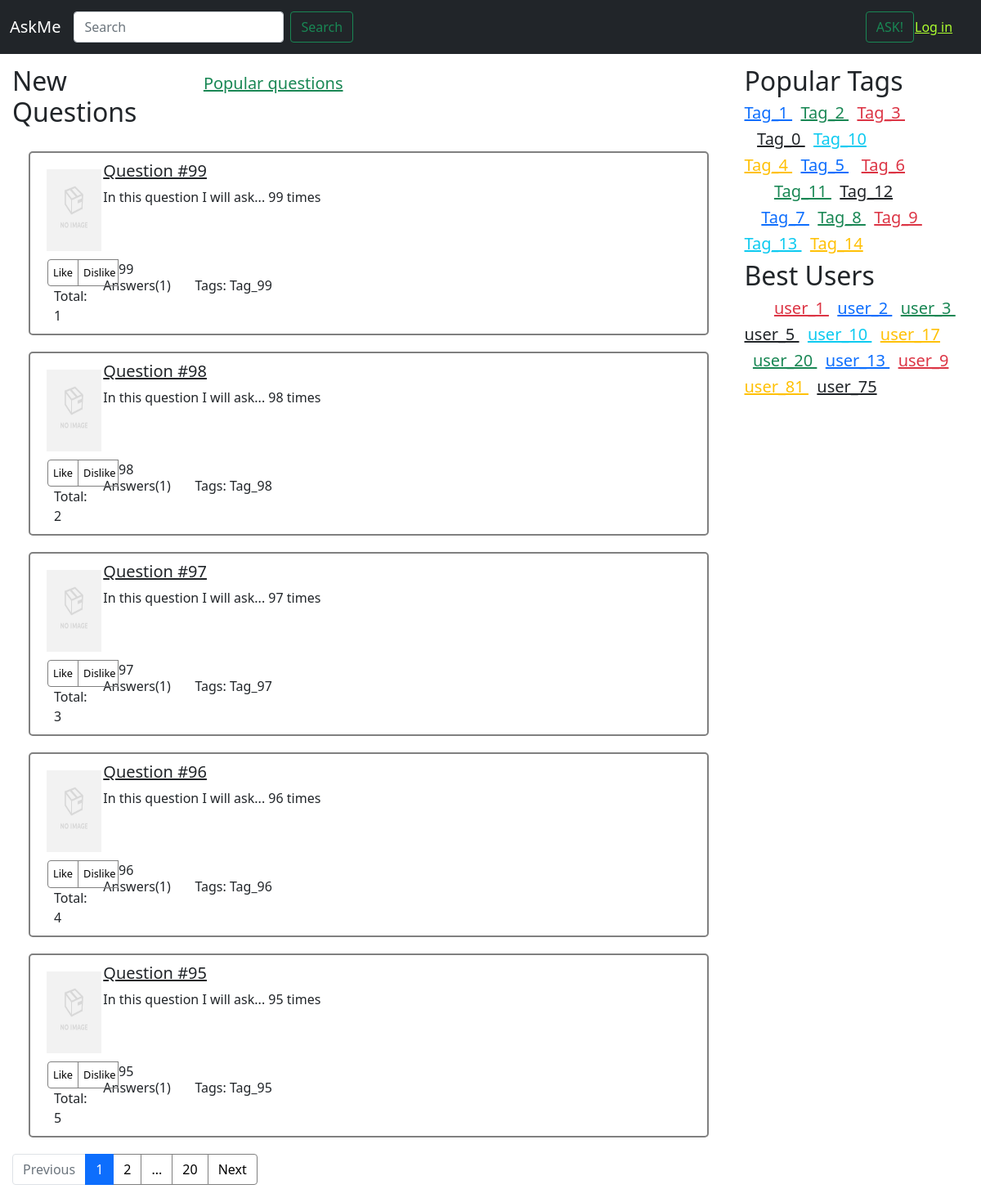
The page / on the database its author committed.
### app/models.py (models this page shows)
class Question(models.Model):
    question_id = models.IntegerField(default=0)
    title = models.CharField(max_length=100)
    text = models.CharField(max_length=500)
    author = models.ForeignKey(Profile, on_delete=CASCADE, related_name="questions")
    date = models.DateTimeField(default=datetime.now, blank=True, null=True)
    carma = models.IntegerField(default=0)
    is_closed = models.IntegerField(default=0)
    answers_number = models.IntegerField(default=0)
    objects = QuestionManager()

class Profile(models.Model):
    user = models.OneToOneField(User, on_delete=CASCADE)
    avatar = models.ImageField(upload_to='avatars/', default='avatar.jpg')

class Tag(models.Model):
    name = models.CharField(max_length=20)
    carma = models.IntegerField(default=0)
    questions = models.ManyToManyField(Question, related_name="tags")

### app/views.py (the view)
# urls.py: path('', views.index, name="index")
def index(request):
    new_questions = Question.objects.new_questions()
    content = paginate(new_questions, request, 5)
    context = {
        'contents': content,
        'new_questions': content,
        'next': 'index'
    }
    return render(request, "index.html", context=context)

### app/models.py (called while the page is built)
    def new_questions(self):
        return self.filter(date__lt=timezone.now()).order_by("-date")

### app/views.py (called while the page is built)
def paginate(objects_list, request, per_page=10):
    paginator = Paginator(objects_list, per_page)
    page_number=request.GET.get('page')
    content=paginator.get_page(page_number)
    return content

### templates/index.html (shortened to what this page needs)
{% extends "incl/base.html" %}
{% load static %}
{% block content %}
    <div class="col-9">
            <div class="row">
                <div class="col-3">
                    <h2>New Questions</h2>
                </div>
                <a href="{% url "hot" %}" class="col-3 link-success little-label">
                    <h5>Popular questions</h5>
                </a>
            </div>
            {% for question in new_questions %}
                {% include "incl/single_question.html" %}
            {% endfor %}
            {% include "incl/pagination.html" %}
    </div>
{% endblock content %}

### templates/incl/single_question.html (shortened to what this page needs)
{% load static %}
<div class="row question">
    <div class="col-1">
        <div class="row">
            <img class="question-avatar" src="{{ question.author.avatar.url }}" alt="">
        </div>
        <div class="row">
            <div class="btn-group" role="group" aria-label="Basic radio toggle button group">
                <label data-up="yes" data-id="{{ question.question_id }}" class="question-vote-up btn btn-outline-primary question-button" for="btnradio1">Like</label>
                <label data-up="no" data-id="{{ question.question_id }}" class="question-vote-down btn btn-outline-primary question-button" for="btnradio2">Dislike</label>
              <h7>
                {{ question.question_id }}
              </h7>
              </div>
        </div>
        <div class="row" style="padding-left: 7px;">
            <h7 id="question-rating-{{ question.question_id }}">
                Total: {{ question.carma }}
            </h7>
        </div>
    </div>
    <div class="col-10">
        <div class="row">
            <h5>
                <a id="question-title-{{ question.question_id }}" class="link-dark" href="{% url "question" %}?id={{ question.id }}">
                    {{ question.title }}
                </a>
            </h5>
        </div>
        <div class="row" style="height: 100px;">
            <h7>
                {{ question.text }}
            </h7>
        </div>
        <div class="row">
        </div>
        <div class="row">
            <div class="col-2">
                <h8>
                    Answers({{ question.answers_number }})
                </h8>
            </div>
            <div class="col-10">
                <h8>
                    Tags:
                    {% for tag in question.tags.all %}
                        {{ tag.name }}
                    {% endfor %}
                </h8>
            </div>
        </div>
    </div>
</div>

### static/css/my.css (style rules this page uses)
.question { margin: 20px; padding: 10px; border: 2px solid gray; border-radius: 5px; }
.question-avatar { width: 100px; height: 100px; margin: 10px; padding: 0px; }
.question-button { width: 50px; font-size: 0.8rem; padding: .375rem 0.375rem; color: black; background-color: 0dfded; border-color: gray; }
.little-label { margin: 10px; }

### rows shown on the page
Question: author.avatar (placeholder picture), question_id "99", carma "1", title "Question #99", text "In this question I will ask... 99 times", answers_number "1"
Tag: name "Tag_99"
Question: author.avatar (placeholder picture), question_id "98", carma "2", title "Question #98", text "In this question I will ask... 98 times", answers_number "1"
Tag: name "Tag_98"
Question: author.avatar (placeholder picture), question_id "97", carma "3", title "Question #97", text "In this question I will ask... 97 times", answers_number "1"
Tag: name "Tag_97"
Question: author.avatar (placeholder picture), question_id "96", carma "4", title "Question #96", text "In this question I will ask... 96 times", answers_number "1"
Tag: name "Tag_96"
Question: author.avatar (placeholder picture), question_id "95", carma "5", title "Question #95", text "In this question I will ask... 95 times", answers_number "1"
Tag: name "Tag_95"

### other values the page prints
{{ contents.number }} "1"
{{ contents.next_page_number }} "2"
{{ contents.paginator.num_pages }} "20"
